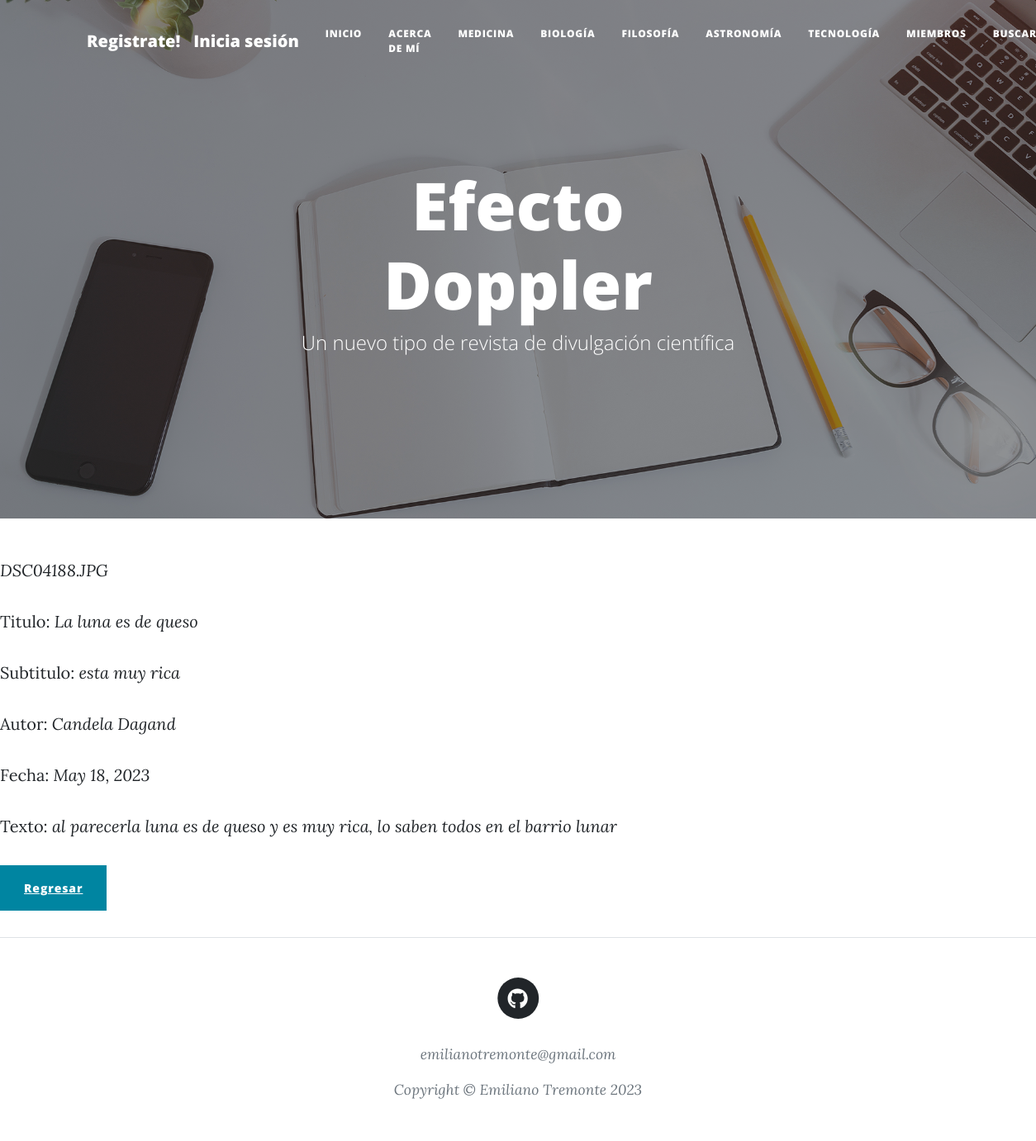
/blog_vista/astronomia/detalle/2, run on the app's committed database.
### blog_vista/models.py (models this page shows, shortened)
class Astronomía (models.Model):
    titulo = models.CharField(max_length = 30)
    subtitulo = models.CharField(max_length = 50)
    texto = models.CharField(max_length = 4000)
    autor =  models.CharField(max_length = 30)
    fecha = models.DateField(auto_now_add=True)
    imagen = models.ImageField()

### blog_vista/views.py (the view)
# urls.py: path('astronomia/detalle/<int:pk>', views.detalle_astronomia, name='AstronomiaDetail'),
def detalle_astronomia(request, pk):
    astronomia = Astronomía.objects.get(pk=pk)
    contexto = {'astronomia': astronomia}
    return render(request, 'blog_vista/astronomia_detalle.html', contexto)

### blog_vista/templates/blog_vista/astronomia_detalle.html (shortened to what this page needs)
{% extends 'blog_vista/padre.html' %}
{% load static %}
{% block astronomia %}
<head>
</head>
    <body>
        <p><i>{{ astronomia.imagen }}</i></p>
        <p>Titulo: <i>{{ astronomia.titulo }}</i></p>
        <p>Subtitulo: <i>{{ astronomia.subtitulo }}</i></p>
        <p>Autor: <i>{{ astronomia.autor }}</i></p>
        <p>Fecha: <i>{{ astronomia.fecha }}</i></p>
        <p>Texto: <i>{{ astronomia.texto }}</i></p>
        <p>
            <a class="btn btn-primary" href="{% url 'AstronomiaList' %}">Regresar</a>
        </p>
    </body>
</html>
{%endblock%}

### data on the page
Astronomía: imagen "DSC04188.JPG", titulo "La luna es de queso", subtitulo "esta muy rica", autor "Candela Dagand", fecha "May 18, 2023", texto "al parecerla luna es de queso y es muy rica, lo saben todos en el barrio lunar"
